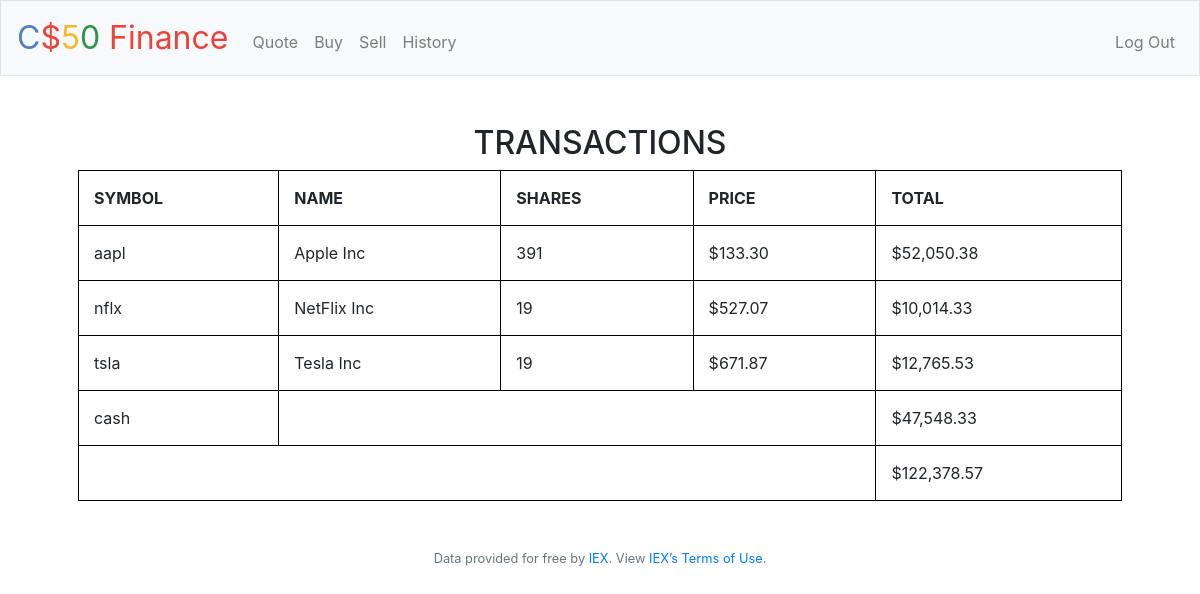
Page / (signed in) on the committed database.
### tables this page shows
CREATE TABLE transactions (
id INTEGER PRIMARY KEY AUTOINCREMENT,
u_id INTEGER NOT NULL,
name TEXT NOT NULL,
shares INTEGER NOT NULL,
price NUMBERIC NOT NULL,
type TEXT NOT NULL,
symbol TEXT NOT NULL,
time TIMESTAMP DEFAULT CURRENT_TIMESTAMP,
FOREIGN KEY(u_id) REFERENCES users(id)
);

CREATE TABLE users (id INTEGER, username TEXT NOT NULL, hash TEXT NOT NULL, cash NUMERIC NOT NULL DEFAULT 10000.00, PRIMARY KEY(id));

### application.py (the view)
@app.route("/")
@login_required
def index():
    tot = 0
    user_id = session["user_id"]
    tran = db.execute("SELECT symbol,name, sum(shares), price, sum(shares*price) FROM transactions WHERE u_id = ? GROUP BY name", user_id)
    l = len(tran)
    cash = db.execute("SELECT cash FROM users WHERE id = ?", user_id)[0]["cash"]
    for i in range(l):
        tot += tran[i]["sum(shares*price)"]
    return render_template("index.html", tran=tran, cash=cash, l=l, usd=usd, tot=tot)

### application.py (called while the page is built)
@app.after_request
def after_request(response):
    response.headers["Cache-Control"] = "no-cache, no-store, must-revalidate"
    response.headers["Expires"] = 0
    response.headers["Pragma"] = "no-cache"
    return response

### helpers.py (called while the page is built)
def login_required(f):
    @wraps(f)
    def decorated_function(*args, **kwargs):
        if session.get("user_id") is None:
            return redirect("/login")
        return f(*args, **kwargs)
    return decorated_function

def usd(value):
    return f"${value:,.2f}"

### templates/index.html (shortened to what this page needs)
{% extends "layout.html" %}
{% block main %}
    <h2>TRANSACTIONS</h2>
    <table>
        <thead>
            <tr>
                <th>SYMBOL</th>
                <th>NAME</th>
                <th>SHARES</th>
                <th>PRICE</th>
                <th>TOTAL</th>
            </tr>
        </thead>
        <tbody>
            {% for i in range(l) %}
             <tr>
                 <td>{{tran[i]["symbol"]}}</td>
                 <td>{{tran[i]["name"]}}</td>
                 <td>{{tran[i]["sum(shares)"]}}</td>
                 <td>{{usd(tran[i]["price"])}}</td>
                 <td>{{usd(tran[i]["sum(shares*price)"])}}</td>
             </tr>
            {% endfor %}
            <tr>
                <td>cash</td>
                <td colspan = "3"></td>
                <td>{{usd(cash)}}</td>
            </tr>
        </tbody>
        <tfoot>
            <td colspan = "4"></td>
            <td>{{usd(cash + tot)}}</td>
        </tfoot>
    </table>
{% endblock %}

### static/styles.css (style rules this page uses)
table, td, th { border: 1px solid black; text-align: left; }
table { border-collapse: collapse; width: 100%; }
th, td { padding: 15px; }

### rows in the picture
transactions: symbol "aapl", name "Apple Inc", tran "391", price "$133.30", usd "$52,050.38"
transactions: symbol "nflx", name "NetFlix Inc", shares "19", price "$527.07", usd "$10,014.33"
transactions: symbol "tsla", name "Tesla Inc", tran "19", price "$671.87", usd "$12,765.53"
users: cash "$47,548.33", usd(cash+tot) "$122,378.57"
